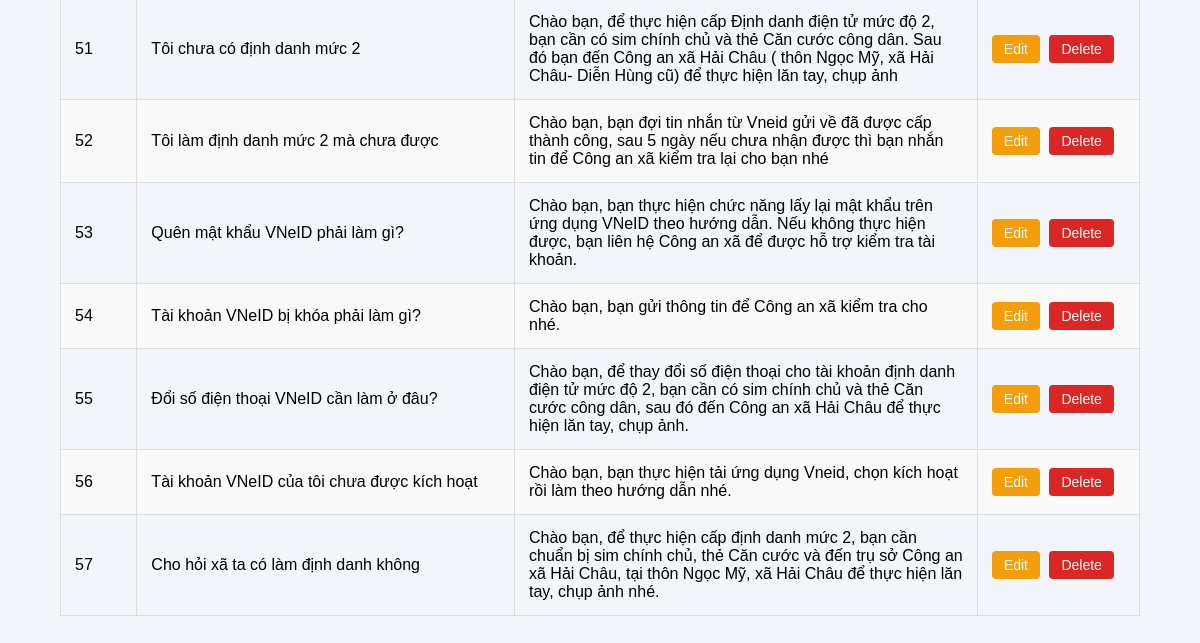
The app's page /view_faq (signed in, lower part), older data.
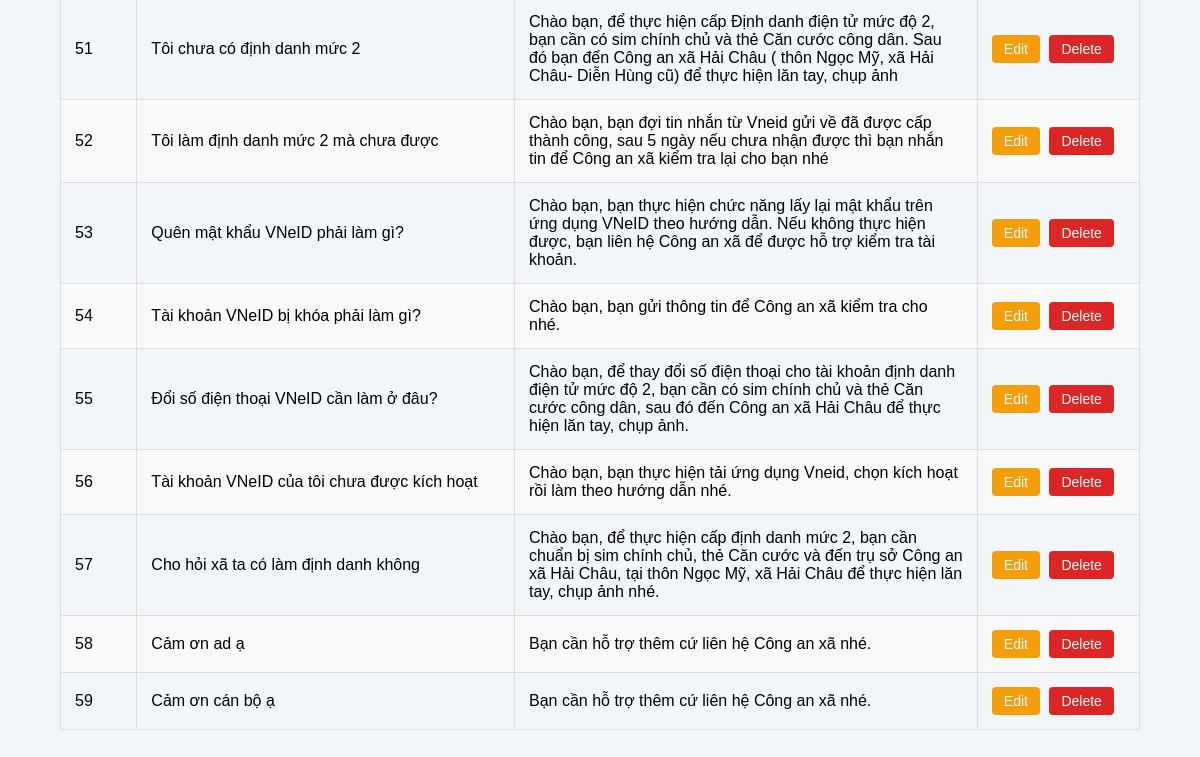
The same page, newer data.
### models.py (models this page shows, shortened)
class Faq_User ( db.Model):
    __tablename__ = "Faq_User"
    id: Mapped[int] = mapped_column(primary_key=True)
    ask: Mapped[str] = mapped_column()
    answer: Mapped[str] = mapped_column()

### routes/routes.py (the view)
    @app.route("/view_faq", methods =["GET"])
    @login_required
    def view_faq():
        faqs = Faq_User.query.all()
        return render_template("listFaq.html", faqs=faqs)

### app.py (called while the page is built)
@login_manager.user_loader
def load_user(user_id):
	from models import User
	return db.session.get(User, int(user_id))

### templates/listFaq.html (shortened to what this page needs)
{% extends "base.html" %}
{% block body%}
<div class="container">
 <br>
<table>
<tbody>
    {% for faq in faqs %}
    <tr>
        <td>{{ faq.id }}</td>
        <td>{{ faq.ask }}</td>
        <td>{{ faq.answer }}</td>
    <td>
    <a href="{{url_for('edit', id = faq.id)}}" class="action-btn edit-btn">Edit</a>
    <a href="{{url_for('delete', id = faq.id)}}"  class="action-btn delete-btn">Delete</a>
    </td>
    </tr>
{% endfor %}
</tbody>
</table>
</div>
{% endblock %}

### templates/base.html (shortened to what this page needs)
<!DOCTYPE html>
<html lang="en">
<head>
   <link rel="stylesheet" href="{{ url_for('static', filename='css/style.css') }}">
</head>
<body>
{% block body%} {%endblock %}
</body>
</html>

### static/css/style.css (style rules this page uses)
* { margin:0; padding:0; box-sizing:border-box; font-family:Arial, Helvetica, sans-serif; }
body { background:#f2f5f9; }
.container { width:90%; max-width:1200px; margin:40px auto; }
table { width:100%; border-collapse:collapse; }
tr:nth-child(even) { background:#f9f9f9; }

Row changes from the older to the newer data that the page shows:
added Faq_User: id "58", ask "Cảm ơn ad ạ", answer "Bạn cần hỗ trợ thêm cứ liên hệ Công an xã nhé."
added Faq_User: id "59", ask "Cảm ơn cán bộ ạ", answer "Bạn cần hỗ trợ thêm cứ liên hệ Công an xã nhé."
